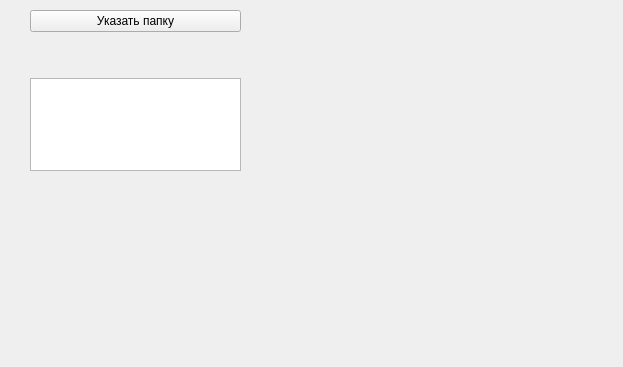
<?xml version="1.0" encoding="UTF-8"?>
<ui version="4.0">
 <class>Widget</class>
 <widget class="QWidget" name="Widget">
  <property name="geometry">
   <rect>
    <x>0</x>
    <y>0</y>
    <width>623</width>
    <height>367</height>
   </rect>
  </property>
  <property name="windowTitle">
   <string>Widget</string>
  </property>
  <widget class="QWidget" name="gridLayoutWidget">
   <property name="geometry">
    <rect>
     <x>30</x>
     <y>10</y>
     <width>211</width>
     <height>161</height>
    </rect>
   </property>
   <layout class="QGridLayout" name="gridLayout">
    <item row="2" column="0">
     <widget class="QLabel" name="label_files">
      <property name="text">
       <string/>
      </property>
      <property name="alignment">
       <set>Qt::AlignCenter</set>
      </property>
     </widget>
    </item>
    <item row="1" column="0">
     <widget class="QLabel" name="label_sf">
      <property name="text">
       <string/>
      </property>
      <property name="alignment">
       <set>Qt::AlignCenter</set>
      </property>
     </widget>
    </item>
    <item row="0" column="0">
     <widget class="QPushButton" name="pushButton">
      <property name="text">
       <string>Указать папку</string>
      </property>
     </widget>
    </item>
    <item row="3" column="0">
     <widget class="QTreeView" name="treeView"/>
    </item>
   </layout>
  </widget>
 </widget>
 <resources/>
 <connections/>
</ui>
